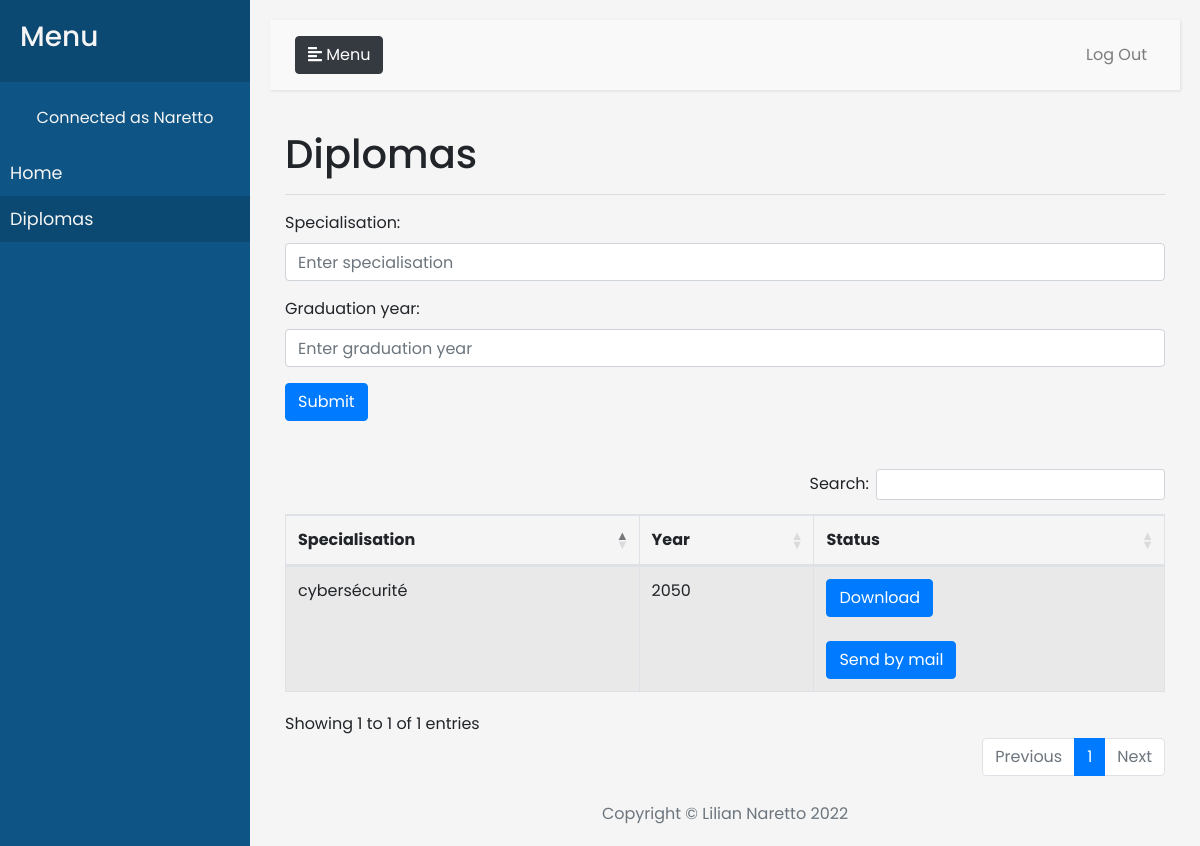
The page /diplomas (signed in) on the database its author committed.
### manager.py (models this page shows, shortened)
class User(UserMixin,db.Model):
    __tablename__ = 'user'
    id = db.Column('id',db.Integer,primary_key = True)
    name = db.Column('name',db.String(50))
    first_name = db.Column('first_name',db.String(50))
    password =db.Column('password',db.String(255))
    mail = db.Column('mail',db.String(255))
    admin = db.Column('admin',db.Integer)
    school = db.Column("school",db.String(255))

class Diploma(db.Model) :
    __tablename__ = 'diploma'
    _id = db.Column('id',db.Integer,primary_key = True)
    _id_user = db.Column(db.Integer, db.ForeignKey('user.id'))
    user_link = db.relationship("User")
    graduation_years = db.Column("graduation_years",db.String(8))
    specialisation =db.Column("specialisation",db.String(255))
    status = db.Column('status',db.Integer)# 0 : validé 1:refusé 2: en attente
    hash =db.Column('hash',db.String(255))

### app.py (the view)
@app.route("/diplomas",methods=['POST','GET'])
@login_required
def diploma():
    diploma=True
    if current_user.admin:
        return redirect('/admin')
    tab_diploma = user_diploma(current_user.id)
    if request.method == 'POST':
        if "certif" in request.form:
            diploma = {}
            diploma['id_user'] = current_user.id
            diploma['specialisation'] = request.form['specialisation']
            diploma['graduation_years'] = request.form['graduation_years']
            diploma['status'] = 2
            save_diploma(diploma)
            tab_diploma.append(diploma)
            return render_template('/User.html',diplomas = tab_diploma, n = len(tab_diploma),diploma=diploma,success="Diploma verification sent !")
        elif "download" in request.form:
            diplomaid = request.form["download"]
            diploma = Diploma.query.get(diplomaid)
            if diploma._id_user == current_user.id:
                return send_file(os.path.join(basedir, app.config['SEND_FOLDER'],'diploma_'+str(diploma._id)+".png"), as_attachment=True)
            else:
                return render_template('/User.html',diplomas = tab_diploma,n = len(tab_diploma),diploma=diploma,warning = "Error !")
        elif "mail" in request.form:
            diplomaid = request.form["mail"]
            diploma = Diploma.query.get(diplomaid)
            maildiploma(os.path.join(basedir, app.config['SEND_FOLDER'],'diploma_'+str(diploma._id)+".png"),current_user.mail)
            return render_template('/User.html',diplomas = tab_diploma,n = len(tab_diploma),diploma=diploma,success="Mail sent to "+current_user.mail+" !")
    else:
        return render_template('/User.html',diplomas = tab_diploma,n = len(tab_diploma),diploma=diploma)

### manager.py (called while the page is built)
@login_manager.user_loader
def load_user(user):
    return User.query.get(user)

def user_diploma(user_id):
    diplomas = []
    query_di = Diploma.query.filter_by(_id_user = user_id)
    for elem in query_di:
        diplomas.append(elem)
    return diplomas

### templates/user.html (shortened to what this page needs)
{% extends 'base.html' %}
{% block content %}
<h1>Diplomas</h1>
<hr>
<form method="POST">
    <div class="form-group">
            <label >Specialisation:</label>
            <input type="text" class="form-control" id="specialisation"  name="specialisation" placeholder="Enter specialisation">
    </div>
    <div class="form-group">
        <label >Graduation year:</label>
        <input type="number" min="1900" max="2099" class="form-control" id="graduation_years"  name="graduation_years" placeholder="Enter graduation year">
    </div>
    <button type="submit" class="btn btn-primary" name="certif" value="certif">Submit</button>
</form>
<br>
<br>
<table class="table display table-striped table-bordered">
        <thead>
          <tr>
            <th scope="col">Specialisation</th>
            <th scope="col">Year</th>
            <th scope="col">Status</th>
          </tr>
        </thead>
        <tbody>
            {% for diploma in diplomas %}
            <tr>
                <td>{{diploma.specialisation}}</td>
                <td>{{diploma.graduation_years}}</td>
                {%if diploma.status == 2 %}
                <td>Waiting</td>
                {%elif diploma.status == 0 %}
                <td>Refused</td>
                {%else%}
                    <td><form method="POST">
                      <button type="submit" class="btn btn-primary" name="download" value={{diploma._id}}>Download</button>
                  </form>
                  <br>
                  <form method="POST">
                    <button type="submit" class="btn btn-primary" name="mail" value={{diploma._id}}>Send by mail</button>
                </form></td>
                {%endif%}
            </tr>
            {%endfor%}
        </tbody>
      </table>
{% endblock%}

### templates/base.html (shortened to what this page needs)
<!DOCTYPE html>
<html lang="en">
    <head>
        <link rel="stylesheet" href="https://cdnjs.cloudflare.com/ajax/libs/font-awesome/4.7.0/css/font-awesome.min.css">
        <link rel="stylesheet" href="https://stackpath.bootstrapcdn.com/bootstrap/4.3.1/css/bootstrap.min.css">
        <link rel="stylesheet" href="https://cdn.jsdelivr.net/npm/bootstrap@4.5.3/dist/css/bootstrap.min.css">
        <link rel="stylesheet" href="https://cdn.datatables.net/1.10.25/css/dataTables.bootstrap4.min.css">
        <link rel="stylesheet" href="https://cdn.datatables.net/buttons/1.7.1/css/buttons.dataTables.min.css">
        <link rel="stylesheet" type="text/css" href="{{ url_for('static', filename='css/style.css') }}">
    </head>
    <body>
        <div class="wrapper">
            <nav id="sidebar" aria-label="navigation">
                <div class="sidebar-header">
                    <h3>Menu</h3>
                </div>
                <br>
                {% if current_user.is_authenticated %}<div style="text-align: center;" >Connected as {{current_user.name}}</div>{% endif %}
                <ul class="list-unstyled components">
                    <li {% if home %} class="active" {% endif %}>
                        <a class="nav-link" href="{{ url_for('home') }}">Home</a>
                    </li>
                    {% if current_user.is_authenticated %}
                    {% if not current_user.admin %}
                    <li {% if diploma %} class="active" {% endif %}>
                        <a class="nav-link" href="{{ url_for('diploma') }}">Diplomas</a>
                    </li>
                    {% endif %}
                    {% endif %}
                </ul>
            </nav>
            <div id="content">
                <nav class="navbar navbar-expand-lg navbar-light">
                    <div class="container-fluid">
                        <button type="button" id="sidebarCollapse" class="btn btn-dark">
                            <em class="fas fa-align-left"></em>
                            <span>Menu</span>
                        </button>
                        <div class="collapse navbar-collapse justify-content-end" id="navbarSupportedContent">
                            <ul class="nav navbar-nav ml-auto">
                                {% if current_user.is_authenticated %}
                                <li class="nav-item">
                                    <a class="nav-link" href="{{ url_for('logout') }}">Log Out</a>
                                </li>
                                {% endif %}
                            </ul>
                        </div>
                    </div>
                </nav>
                <div class="container-fluid">
                    {% block content%}
                    {% endblock %}
                </div>
                <br>
                <footer class="footer text-center">
                    <div class="container">
                        <span class="text-muted">Copyright &copy; Lilian Naretto 2022</span>
                    </div>
                </footer>
            </div>
        </div>
    </body>
</html>

### static/css/style.css (style rules this page uses)
html { scroll-behavior:smooth; }
body { font-family: 'Poppins', sans-serif; background: #f5f5f5; }
a, a:hover, a:focus { color: inherit; text-decoration: none; transition: all 0.3s; }
.navbar { padding: 15px 10px; background: #f9f9f9; border: none; border-radius: 0; margin-bottom: 40px; box-shadow: 1px 1px 3px rgba(0, 0, 0, 0.1); }
.wrapper { display: flex; width: 100%; align-items: stretch; }
#sidebar { min-width: 250px; max-width: 250px; background: #0E5484; color: #f5f5f5; transition: all 0.3s; }
#sidebar .sidebar-header { padding: 20px; background: #0c4972; }
#sidebar ul.components { padding: 20px 0; }
#sidebar ul li a { padding: 10px; font-size: 1.1em; display: block; }
#sidebar ul li.active>a, a[aria-expanded="true"] { color: #f5f5f5; background: #0c4972; }
#content { width: 100%; padding: 20px; min-height: 100vh; transition: all 0.3s; }
@media (min-width: 992px) { #navbarSupportedContent .nav-item { margin-left: 3rem; } }

### rows shown on the page
User: name "Naretto"
Diploma: specialisation "cybersécurité", graduation_years "2050", {{ diploma._id }} 2 (drawn)
